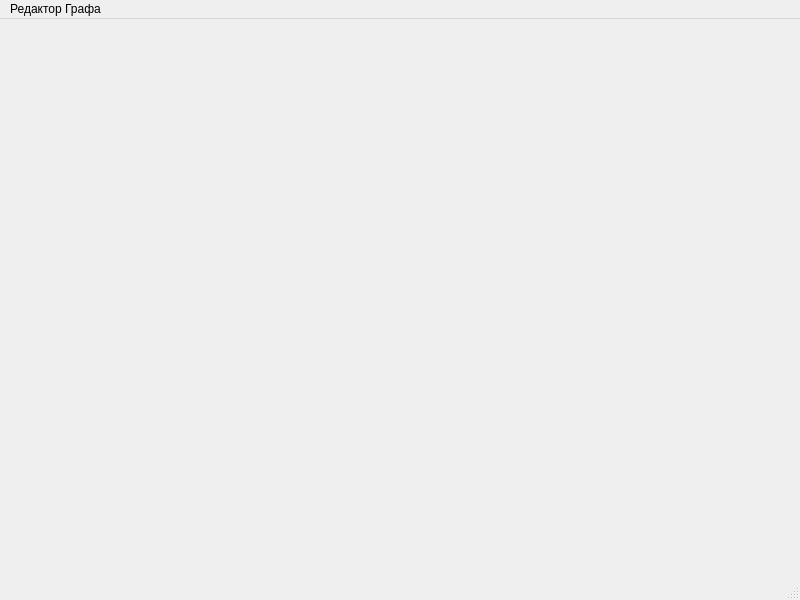
<?xml version="1.0" encoding="UTF-8"?>
<ui version="4.0">
 <class>MainWindow</class>
 <widget class="QMainWindow" name="MainWindow">
  <property name="geometry">
   <rect>
    <x>0</x>
    <y>0</y>
    <width>800</width>
    <height>600</height>
   </rect>
  </property>
  <property name="windowTitle">
   <string>MainWindow</string>
  </property>
  <widget class="QWidget" name="centralwidget"/>
  <widget class="QMenuBar" name="menubar">
   <property name="geometry">
    <rect>
     <x>0</x>
     <y>0</y>
     <width>800</width>
     <height>21</height>
    </rect>
   </property>
   <widget class="QMenu" name="menu">
    <property name="title">
     <string>Редактор Графа</string>
    </property>
   </widget>
   <addaction name="menu"/>
  </widget>
  <widget class="QStatusBar" name="statusbar"/>
 </widget>
 <resources/>
 <connections/>
</ui>
